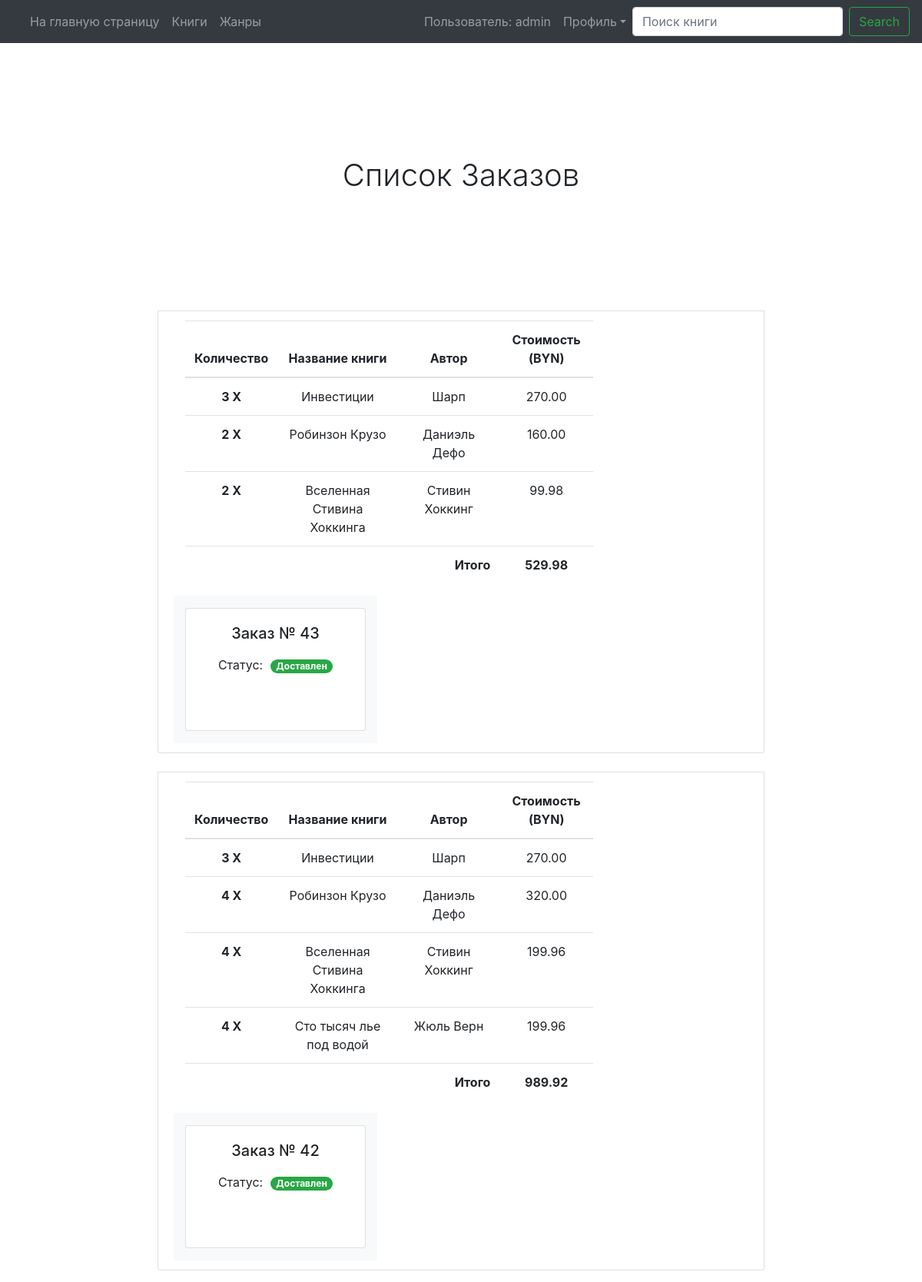
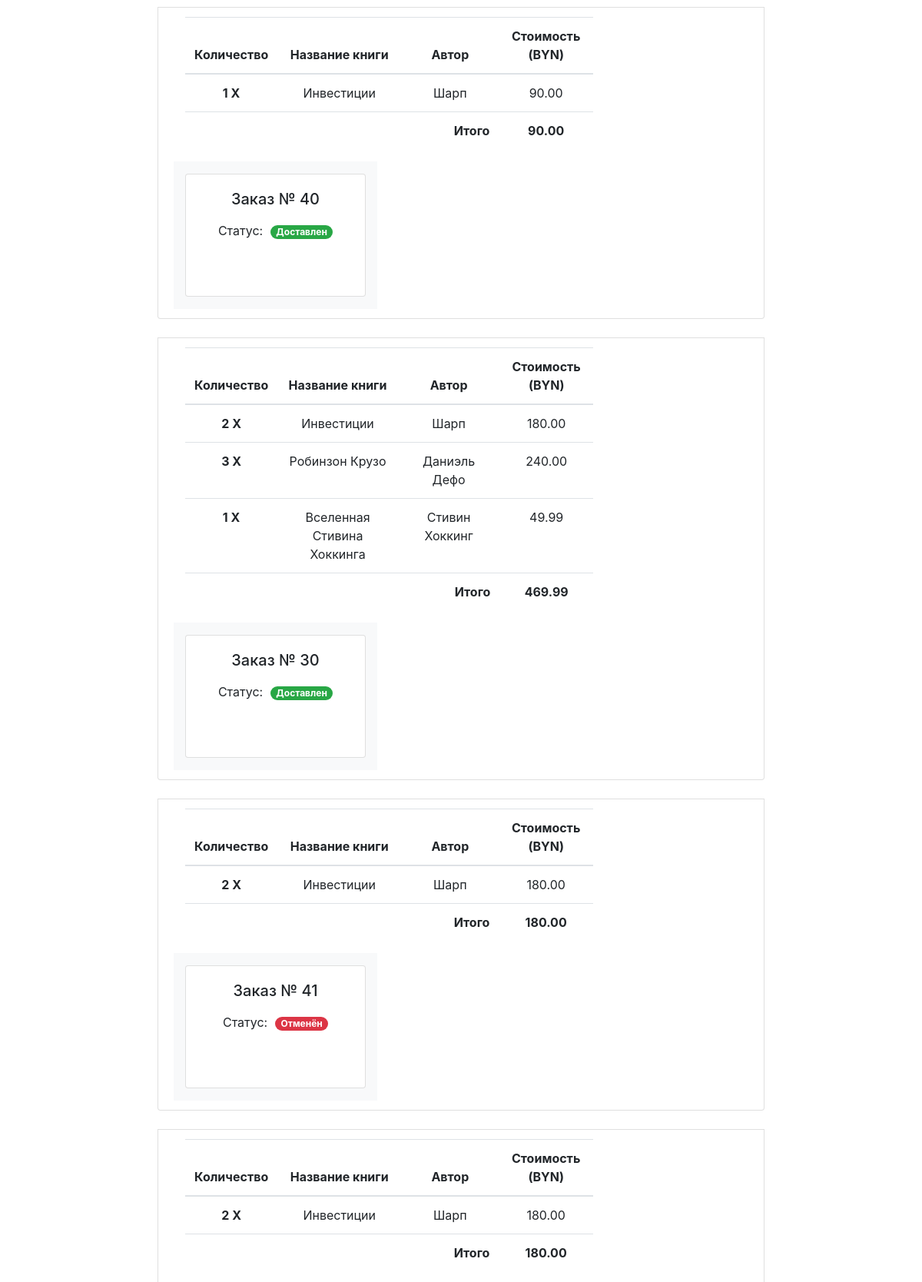
The app's page /order/list/ (signed in, upper part) with its own data (2 pictures, top to bottom).
### profiles/models.py (models this page shows, shortened)
class Profile(AbstractUser):
    phone_number = models.CharField(
        verbose_name="Мобильный номер телефона",
        max_length=30,
        null=True,
        blank=True
    )
    country = models.CharField(
        verbose_name="Страна",
        max_length=30,
        null=True,
        blank=True
    )
    city = models.CharField(
        verbose_name="Город",
        max_length=30,
        null=True,
        blank=True
    )
    index = models.CharField(
        verbose_name="Индекс",
        max_length=30,
        null=True,
        blank=True
    )
    adress1 = models.CharField(
        verbose_name="Адрес прописки",
        max_length=40,
        null=True,
        blank=True
    )
    adress2 = models.CharField(
        verbose_name="Адрес проживания",
        max_length=40,
        null=True,
        blank=True
    )
    additionally = models.TextField(
        verbose_name="Дополнительная информация",
        null=True,
        blank=True
    )
    class Meta:
        permissions = [
                    ("view_all_profiles", "Can view all profiles"),
                ]

### order/models.py (models this page shows, shortened)
class Order(models.Model):
    CANCELED = 'Отменён'
    IN_PROCESSING = 'В обработке'
    DELIVERED = 'Доставлен'
    STATUS_ORDER = (
        (CANCELED, 'Отменён'),
        (IN_PROCESSING, 'В обработке'),
        (DELIVERED, 'Доставлен'),
    )
    basket = models.OneToOneField(
        Basket,
        on_delete = models.PROTECT,
        related_name='order',
    )
    status = models.CharField(
        verbose_name="Статус",
        max_length=20,
        choices=STATUS_ORDER,
        default=IN_PROCESSING)
    delivery_address = models.TextField(
        "Адрес доставки"
    )
    contact_phone = models.CharField(
        "Контактный телефон",
        max_length=50
    )
    created = models.DateTimeField(
        "Создан",
        auto_now=False,
        auto_now_add=True
    )
    updated = models.DateTimeField(
        "Обновлён",
        auto_now=True,
        auto_now_add=False
    )
    cancel_order = models.BooleanField(
        verbose_name="Отменить заказ",
        default=False
    )
    deliver_order = models.BooleanField(
        verbose_name="Заказ доставлен",
        default=False
    )
    class Meta:
        permissions = [
            ("view_all_orders", "Can view all orders"),
        ]

### basket/models.py (models this page shows, shortened)
class BookInBasket(models.Model):
    basket = models.ForeignKey(
        Basket,
        on_delete=models.CASCADE,
        related_name='books'
    )
    book = models.ForeignKey(
        Books,
        on_delete=models.CASCADE,
        related_name='books_in_basket'
    )
    quantity = models.IntegerField(
        verbose_name="Quantity",
        default=1
    )
    book_in_basket_date = models.DateTimeField(
        verbose_name="Дата добавления книги в корзину",
        auto_now=False,
        auto_now_add=True
    )
    book_in_basket_change_date = models.DateTimeField(
        verbose_name="Дата последнего изменения добавленной книги",
        auto_now=True,
        auto_now_add=False
    )
    class Meta:
        unique_together = (('basket', 'book'),)
    @property
    def price(self):
        price = self.quantity * self.book.price
        return price

class Basket(models.Model):
    user = models.ForeignKey(
        Profile,
        on_delete=models.CASCADE,
        blank=True,
        null=True,
        related_name='basket'
    )
    basket_date = models.DateTimeField(
        verbose_name="Дата создания корзины",
        auto_now=False,
        auto_now_add=True
    )
    basket_change_date = models.DateTimeField(
        verbose_name="Дата последнего изменения корзины",
        auto_now=True,
        auto_now_add=False
    )
    session_key = models.CharField(
        max_length=40,
    )
    class Meta:
        unique_together = ('user', 'session_key',)
        permissions = [
                    ("view_all_baskets", "Can view all baskets"),
                ]
    @property
    def price(self):
        price = 0
        for book in self.books.all():
            price += book.price
        return price

### books/models.py (models this page shows, shortened)
class Books(models.Model):
    name = models.CharField(
        verbose_name="Название книги",
        max_length=30
    )
    cover_photo = models.ImageField(
        verbose_name="Фото на обложке",
        upload_to="books-photo",
        null=True,
        blank=True
    )
    price = models.DecimalField(
        verbose_name="Цена (BYN)",
        max_digits= 20,
        decimal_places= 2
    )
    author = models.CharField(
        verbose_name="Автор",
        max_length=30
    )
    series = models.CharField(
        verbose_name="Серия",
        max_length=30
    )
    genre = models.ForeignKey(
        Genre,
        on_delete=models.CASCADE,
        verbose_name="Жанр",
        null=True,
        blank=True
    )
    publishing_year = models.DateField(
        verbose_name="Год издания",
    )
    pages = models.IntegerField(
        verbose_name="Количество страниц",
    )
    binding = models.CharField(
        verbose_name="Переплёт",
        max_length=30
    )
    book_format = models.CharField(
        verbose_name="Формат книги",
        max_length=30
    )
    isbn = models.CharField(
        verbose_name="ISBN",
        max_length=30
    )
    weight = models.IntegerField(
        verbose_name="Вес книги (в граммах)",
    )
    age = models.IntegerField(
        verbose_name="Возрастные ограничения",
    )
    publishing = models.CharField(
        verbose_name="Издательство",
        max_length=30
    )
    in_stock = models.IntegerField(
        verbose_name="Количество книг в наличии",
    )
    active = models.BooleanField(
        verbose_name="Доступен для заказа"
    )
    rating = models.IntegerField(
        verbose_name="Рейтинг",
    )
    catalog_date = models.DateTimeField(
        verbose_name="Дата внесения в каталог",
        auto_now=False,
        auto_now_add=True
    )
    card_change_date = models.DateTimeField(
        verbose_name="Дата последнего изменения карточки",
        auto_now=True,
        auto_now_add=False
    )
    class Meta:
        permissions = [
                    ("view_all_books", "Can view all books"),
                ]

### order/views.py (the view)
# urls.py: path('list/', ListOrders.as_view(), name="list"),
class ListOrders(LoginRequiredMixin, ListView):
    login_url = reverse_lazy('login')
    model = Order
    template_name = 'order/list_orders.html'
    def get_queryset(self):
        queryset = Order.objects.filter(basket__user=self.request.user).order_by('status', '-created')
        return queryset

### order/templates/order/list_orders.html (shortened to what this page needs)
{% extends "base.html" %}
{% load static %}
  {% block main %}
    <div class="row">
      <div class="col">
      </div>
      <div class="col-8">
        <section class="jumbotron text-center">
          <div class="container">
            <h1>Список Заказов</h1><br>
          </div>
        </section>
        {% for order in object_list %}
            <ul class="list-group"><br>
              <li class="list-group-item d-flex justify-content-between align-items-center">
                <div class="container">
                  <div class="row">
                    <div class="col-9">
                      <table class="table">
                        <thead align="center">
                          <tr>
                            <th scope="col" width="1%">Количество</th>
                            <th scope="col" width="39%">Название книги</th>
                            <th scope="col" width="35%">Автор</th>
                            <th scope="col" width="25%">Стоимость (BYN)</th>
                          </tr>
                        </thead>
                          <tbody align="center">
                            {% for book in order.basket.books.all %}
                              <tr valign="middle">
                                <th scope="row">{{ book.quantity }} X </th>
                                <td>{{ book.book.name }}</td>
                                <td>{{ book.book.author }}</td>
                                <td>{{ book.price }}</td>
                              </tr>
                            {% endfor %}
                              <tr valign="middle" >
                                <td colspan="3" align="right"><b>Итого</b></td>
                                <td colspan="3" align="center"><b>{{ order.basket.price }}</b></td>
                              </tr>
                          </tbody>
                      </table>
                    </div>
                    <div class="col-md-auto bg-light">
                      <div class="card mb-3 mt-3" style="width: 235px; height: 160px;" >
                        <div class="card-body">
                          <h5 class="card-title text-center">Заказ № {{ order.pk }}</h5>
                          <table cellpadding="5" align="center">
                            <tr>
                              <td align="right">Статус:</td>
                              {% if order.status == 'В обработке' %}
                              <td align="left"><span class="badge badge-warning badge-pill">{{ order.status }}</span></td>
                              {% elif order.status == 'Отменён'%}
                              <td align="left"><span class="badge badge-danger badge-pill">{{ order.status }}</span></td>
                              {% else %}
                              <td align="left"><span class="badge badge-success badge-pill">{{ order.status }}</span></td>
                              {% endif %}
                            </tr>
                          </table>
                        </div>
                      </div>
                    </div>
                  </div>
                </div>
              </li>
            </ul>
        {% endfor %}
      </div>
      <div class="col">
      </div>
    </div>
  {% endblock main %}

### templates/header.html (shortened to what this page needs)
<nav class="navbar navbar-expand-md flex-md-nowrap navbar-dark bg-dark sticky-top">
    <div class="navbar-collapse offcanvas-collapse" id="navbarsExampleDefault">
        <div class="col">
          <ul class="navbar-nav mr-auto">
            <li class="nav-item">
              <a class="nav-link" href="{% url 'homepage:homepage' %}">На главную страницу</a>
            </li>
              <a class="nav-link" href="{% url 'books:list' %}">Книги</a>
              <a class="nav-link" href="{% url 'ref_books:list_genre' %}">Жанры</a>
          </ul>
        </div>
        <div class="d-flex justify-content-end">
          <ul class="navbar-nav mr-auto">
            {% if user.is_authenticated %}
              <li class="nav-item">
                <a class="nav-link" href="{% url 'profile:update' user.pk %}"> Пользователь: {{ user.username }} </a>
              </li>
              <li class="nav-item dropdown">
                <a class="nav-link dropdown-toggle" href="#" id="dropdown01" data-toggle="dropdown" aria-haspopup="true" aria-expanded="false">Профиль</a>
              </li>
            {% endif %}
            <form class="form-inline my-2 my-lg-0" action="{% url 'books:list_search' %}" method="get">
              <input name="q" class="form-control mr-sm-2" type="text" placeholder="Поиск книги" aria-label="Search">
              <button class="btn btn-outline-success my-2 my-sm-0" type="submit">Search</button>
            </form>
          </ul>
        </div>
    </div>
</nav>

### static/css/album.css (style rules this page uses)
.jumbotron { padding-top: 3rem; padding-bottom: 3rem; margin-bottom: 0; background-color: #fff; }
@media (min-width: 768px) { .jumbotron { padding-top: 6rem; padding-bottom: 6rem; } }
.jumbotron h1 { font-weight: 300; }
.jumbotron .container { max-width: 40rem; }

### records on screen
Profile: username "admin"
Order: basket.price "529.98", pk "43", status "Доставлен"
BookInBasket: quantity "3", book.name "Инвестиции", book.author "Шарп", price "270.00"
BookInBasket: quantity "2", book.name "Робинзон Крузо", book.author "Даниэль Дефо", price "160.00"
BookInBasket: quantity "2", book.name "Вселенная Стивина Хоккинга", book.author "Стивин Хоккинг", price "99.98"
Order: basket.price "989.92", pk "42", status "Доставлен"
BookInBasket: quantity "3", book.name "Инвестиции", book.author "Шарп", price "270.00"
BookInBasket: quantity "4", book.name "Робинзон Крузо", book.author "Даниэль Дефо", price "320.00"
BookInBasket: quantity "4", book.name "Вселенная Стивина Хоккинга", book.author "Стивин Хоккинг", price "199.96"
BookInBasket: quantity "4", book.name "Сто тысяч лье под водой", book.author "Жюль Верн", price "199.96"
Order: basket.price "90.00", pk "40", status "Доставлен"
BookInBasket: quantity "1", book.name "Инвестиции", book.author "Шарп", price "90.00"
Order: basket.price "469.99", pk "30", status "Доставлен"
BookInBasket: quantity "2", book.name "Инвестиции", book.author "Шарп", price "180.00"
BookInBasket: quantity "3", book.name "Робинзон Крузо", book.author "Даниэль Дефо", price "240.00"
BookInBasket: quantity "1", book.name "Вселенная Стивина Хоккинга", book.author "Стивин Хоккинг", price "49.99"
Order: basket.price "180.00", pk "41", status "Отменён"
BookInBasket: quantity "2", book.name "Инвестиции", book.author "Шарп", price "180.00"
Order: basket.price "180.00"
BookInBasket: quantity "2", book.name "Инвестиции", book.author "Шарп", price "180.00"
